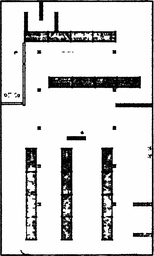
#> input picture map_proj.pgm, 154 x 256 px, shrunk from 607 x 1006 before the run
$ python bmhs_planner.py
#> lines starting #> are read from the running program, lines starting #| are printed output that depends on the picture; after the words box and inside, x2 and y2 are one past the last pixel; in counts of white or black regions, pixels touching at a corner belong together
import cv2
import numpy as np
import argparse
import math
import heapq
import random
import time
import concurrent.futures

class MapProcessor:
    def __init__(self, map_path, resolution, vehicle_width, vehicle_length, inflation_radius=None):
        self.resolution = resolution
        self.map_img = cv2.imread(map_path, cv2.IMREAD_GRAYSCALE)
        if self.map_img is None:
            raise ValueError(f"Could not read map at {map_path}")

        _, self.binary_map = cv2.threshold(self.map_img, 200, 255, cv2.THRESH_BINARY)

        inf_rad = inflation_radius if inflation_radius is not None else max(vehicle_width, vehicle_length) / 2.0
        self.inflation_px = int(math.ceil(inf_rad / self.resolution))

        if self.inflation_px > 0:
            kernel_size = self.inflation_px * 2 + 1
            kernel = cv2.getStructuringElement(cv2.MORPH_ELLIPSE, (kernel_size, kernel_size))
            self.inflated_map = cv2.erode(self.binary_map, kernel, iterations=1)
        else:
            self.inflated_map = self.binary_map.copy()

        self.height, self.width = self.inflated_map.shape
        self.clearance_map = cv2.distanceTransform(self.inflated_map, cv2.DIST_L2, 5)

    def is_valid(self, x, y):
        ix, iy = int(x), int(y)
        if 0 <= ix < self.width and 0 <= iy < self.height:
            return self.inflated_map[iy, ix] == 255
        return False

    def get_random_valid_point(self):
        while True:
            x = random.randint(0, self.width - 1)
            y = random.randint(0, self.height - 1)
            if self.is_valid(x, y):
                theta = random.uniform(-math.pi, math.pi)
                return (x, y, theta)

class VehicleKinematics:
    def __init__(self, v_type, turning_radius, resolution):
        self.v_type = v_type.lower()
        self.tr_px = turning_radius / resolution
        self.resolution = resolution
        self.step_size_px = max(2.0, 0.25 / resolution) # e.g. 5 pixels for 0.05m res
        self.theta_bins = 72

    def state_to_grid(self, state):
        x, y, theta = state
        # Wrap theta between 0 and 2*pi
        th = (theta + 2*math.pi) % (2*math.pi)
        th_bin = int(round(th / (2*math.pi / self.theta_bins))) % self.theta_bins

        # Bin x and y by a fraction of step size to allow intersection between trees
        bin_size = max(1.0, self.step_size_px * 0.5)
        return (int(x / bin_size), int(y / bin_size), th_bin)

    def get_primitives(self, state, clearance_map, reverse=False):
        x, y, theta = state
        primitives = []

        if self.v_type == 'ackermann':
            max_delta_theta = self.step_size_px / self.tr_px if self.tr_px > 0 else 0.5
            steerings = [0, max_delta_theta, -max_delta_theta]
            directions = [1, -1]

            for d in directions:
                for steer in steerings:
                    real_d = d if not reverse else -d

                    new_theta = theta + real_d * steer
                    new_theta = (new_theta + math.pi) % (2 * math.pi) - math.pi

                    new_x = x + real_d * self.step_size_px * math.cos(theta + real_d * steer/2.0)
                    new_y = y + real_d * self.step_size_px * math.sin(theta + real_d * steer/2.0)

                    cost = self.step_size_px * self.resolution

                    # Clearance penalty
                    ix, iy = int(new_x), int(new_y)
                    if 0 <= ix < clearance_map.shape[1] and 0 <= iy < clearance_map.shape[0]:
                        clearance = clearance_map[iy, ix] * self.resolution
                        if clearance < 0.5:
                            cost += 1.5 / (clearance + 0.1)

                    if steer != 0:
                        cost += 1.0 * abs(steer)
                    if d == -1:
                        cost += 5.0 * self.step_size_px * self.resolution

                    primitives.append(((new_x, new_y, new_theta), cost))

        else: # differential
            # Composite "turn-then-move" primitives (forward only):
            # 8 forward directions cover all 360°, no backward needed.
            target_headings = [i * math.pi / 4 for i in range(8)]

            for target_theta in target_headings:
                angle_diff = (target_theta - theta + math.pi) % (2 * math.pi) - math.pi

                real_d = 1 if not reverse else -1

                new_x = x + real_d * self.step_size_px * math.cos(target_theta)
                new_y = y + real_d * self.step_size_px * math.sin(target_theta)

                cost = self.step_size_px * self.resolution

                if abs(angle_diff) > 0.01:
                    cost += 2.0 + 3.0 * abs(angle_diff)

                ix, iy = int(new_x), int(new_y)
                if 0 <= ix < clearance_map.shape[1] and 0 <= iy < clearance_map.shape[0]:
                    clearance = clearance_map[iy, ix] * self.resolution
                    if clearance < 0.5:
                        cost += 1.5 / (clearance + 0.1)

                new_theta = (target_theta + math.pi) % (2 * math.pi) - math.pi
                primitives.append(((new_x, new_y, new_theta), cost))

        return primitives

def euclidean_dist(s1, s2, res):
    return math.hypot(s1[0]-s2[0], s1[1]-s2[1]) * res

def compute_2d_heuristic(map_proc, target_px):
    inflated_map = map_proc.inflated_map
    clearance_map = map_proc.clearance_map
    res = map_proc.resolution

    h, w = inflated_map.shape
    dist = np.full((h, w), np.inf)
    tx, ty = int(target_px[0]), int(target_px[1])

    if not (0 <= tx < w and 0 <= ty < h) or inflated_map[ty, tx] != 255:
        return dist

    dist[ty, tx] = 0.0
    pq = [(0.0, tx, ty)]

    dirs = [(1,0,1), (-1,0,1), (0,1,1), (0,-1,1),
            (1,1,1.414), (-1,1,1.414), (1,-1,1.414), (-1,-1,1.414)]

    while pq:
        d, x, y = heapq.heappop(pq)
        if d > dist[y, x]:
            continue

        for dx, dy, cost in dirs:
            nx, ny = x + dx, y + dy
            if 0 <= nx < w and 0 <= ny < h and inflated_map[ny, nx] == 255:
                clearance = clearance_map[ny, nx] * res
                penalty = 1.0 / (clearance + 0.1) if clearance < 1.0 else 0.0
                new_d = d + cost + penalty
                if new_d < dist[ny, nx]:
                    dist[ny, nx] = new_d
                    heapq.heappush(pq, (new_d, nx, ny))

    return dist * res

class BMHS:
    def __init__(self, map_proc, kinematics):
        self.map_proc = map_proc
        self.kin = kinematics
        self.searched_nodes_f = []
        self.searched_nodes_b = []

    def check_intersection(self, grid, closed_other):
        xg, yg, thg = grid

        if self.kin.v_type == 'differential':
            # For differential, orientation doesn't matter for intersection
            # because the robot can turn in place to match the orientation.
            theta_offsets = range(self.kin.theta_bins)
        else:
            # For ackermann, orientations must closely match for a smooth path
            theta_offsets = [-2, -1, 0, 1, 2]

        for dx in [-1, 0, 1]:
            for dy in [-1, 0, 1]:
                for dth in theta_offsets:
                    chk_th = (thg + dth) % self.kin.theta_bins
                    chk_grid = (xg + dx, yg + dy, chk_th)
                    if chk_grid in closed_other:
                        return chk_grid
        return None

    def plan(self, start, goal):
        print("Precomputing 2D heuristics (this may take a few seconds)...")

        t0 = time.time()

        with concurrent.futures.ProcessPoolExecutor(max_workers=2) as executor:
            future_goal = executor.submit(compute_2d_heuristic, self.map_proc, goal)
            future_start = executor.submit(compute_2d_heuristic, self.map_proc, start)

            h2d_goal = future_goal.result()
            t1 = time.time()
            print(f"[Timer] Heuristic 1 (Goal) parallel calculation complete: {t1 - t0:.4f}s")

            h2d_start = future_start.result()
            t2 = time.time()
            print(f"[Timer] Heuristic 2 (Start) parallel calculation complete: {t2 - t1:.4f}s")
            print(f"[Timer] Total Heuristic calculation time: {t2 - t0:.4f}s")

        open_f = []
        open_b = []

        closed_f = {}
        closed_b = {}

        came_from_f = {}
        came_from_b = {}

        g_f = {self.kin.state_to_grid(start): 0}
        g_b = {self.kin.state_to_grid(goal): 0}

        # Multi-heuristic simple combination (f = g + w1*h1 + w2*h2)
        # We just use a slightly weighted heuristic to speed it up like WA*
        weight = 1.5

        start_ix, start_iy = int(start[0]), int(start[1])
        goal_ix, goal_iy = int(goal[0]), int(goal[1])

        h_f = h2d_goal[start_iy, start_ix] if 0 <= start_iy < self.map_proc.height and 0 <= start_ix < self.map_proc.width else euclidean_dist(start, goal, self.map_proc.resolution)
        heapq.heappush(open_f, (weight * h_f, 0, start))
        came_from_f[self.kin.state_to_grid(start)] = (None, start)

        h_b = h2d_start[goal_iy, goal_ix] if 0 <= goal_iy < self.map_proc.height and 0 <= goal_ix < self.map_proc.width else euclidean_dist(goal, start, self.map_proc.resolution)
        heapq.heappush(open_b, (weight * h_b, 0, goal))
        came_from_b[self.kin.state_to_grid(goal)] = (None, goal)

        intersect_node_grid_f = None
        intersect_node_grid_b = None
        intersect_state_f = None
        intersect_state_b = None

        max_iters = 500000
        iters = 0
        kin_calc_time = 0.0

        t_search_start = time.time()

        while open_f and open_b and iters < max_iters:
            iters += 1

            # Expand Forward
            if open_f:
                _, curr_g_f, curr_state_f = heapq.heappop(open_f)
                grid_f = self.kin.state_to_grid(curr_state_f)

                if grid_f in closed_f:
                    pass
                else:
                    closed_f[grid_f] = curr_state_f
                    self.searched_nodes_f.append(curr_state_f)

                    chk_res = self.check_intersection(grid_f, closed_b)
                    if chk_res is not None:
                        intersect_node_grid_f = grid_f
                        intersect_node_grid_b = chk_res
                        intersect_state_f = curr_state_f
                        intersect_state_b = closed_b[chk_res]
                        break

                    tk0 = time.time()
                    primitives_f = self.kin.get_primitives(curr_state_f, self.map_proc.clearance_map, reverse=False)
                    kin_calc_time += time.time() - tk0

                    for next_state, step_cost in primitives_f:
                        if not self.map_proc.is_valid(next_state[0], next_state[1]):
                            continue

                        next_grid = self.kin.state_to_grid(next_state)
                        new_g = curr_g_f + step_cost

                        if next_grid not in g_f or new_g < g_f[next_grid]:
                            g_f[next_grid] = new_g
                            nix, niy = int(next_state[0]), int(next_state[1])
                            if 0 <= nix < self.map_proc.width and 0 <= niy < self.map_proc.height:
                                h = h2d_goal[niy, nix]
                            else:
                                h = euclidean_dist(next_state, goal, self.map_proc.resolution)

                            f = new_g + weight * h
                            heapq.heappush(open_f, (f, new_g, next_state))
                            came_from_f[next_grid] = (grid_f, next_state)

            # Expand Backward
            if open_b:
                _, curr_g_b, curr_state_b = heapq.heappop(open_b)
                grid_b = self.kin.state_to_grid(curr_state_b)

                if grid_b in closed_b:
                    pass
                else:
                    closed_b[grid_b] = curr_state_b
                    self.searched_nodes_b.append(curr_state_b)

                    chk_res = self.check_intersection(grid_b, closed_f)
                    if chk_res is not None:
                        intersect_node_grid_f = chk_res
                        intersect_node_grid_b = grid_b
                        intersect_state_f = closed_f[chk_res]
                        intersect_state_b = curr_state_b
                        break

                    tk0 = time.time()
                    primitives_b = self.kin.get_primitives(curr_state_b, self.map_proc.clearance_map, reverse=True)
                    kin_calc_time += time.time() - tk0

                    for next_state, step_cost in primitives_b:
                        if not self.map_proc.is_valid(next_state[0], next_state[1]):
                            continue

                        next_grid = self.kin.state_to_grid(next_state)
                        new_g = curr_g_b + step_cost

                        if next_grid not in g_b or new_g < g_b[next_grid]:
                            g_b[next_grid] = new_g
                            nix, niy = int(next_state[0]), int(next_state[1])
                            if 0 <= nix < self.map_proc.width and 0 <= niy < self.map_proc.height:
                                h = h2d_start[niy, nix]
                            else:
                                h = euclidean_dist(next_state, start, self.map_proc.resolution)

                            f = new_g + weight * h
                            heapq.heappush(open_b, (f, new_g, next_state))
                            came_from_b[next_grid] = (grid_b, next_state)

        t_search_end = time.time()
        print(f"[Timer] Forward and backward search converge time: {t_search_end - t_search_start:.4f}s")
        print(f"[Timer] Accumulated kinematic cost calculation time: {kin_calc_time:.4f}s")

        if intersect_node_grid_f is None:
            print(f"Failed to find a path. Iterations: {iters}")
            return None

        print(f"Path found. Intersected at grids {intersect_node_grid_f} & {intersect_node_grid_b} after {iters} iterations.")

        # Reconstruct path
        path_f = []
        curr = intersect_node_grid_f
        while curr is not None and curr in came_from_f:
            parent_grid, state = came_from_f[curr]
            path_f.append(state)
            curr = parent_grid
        path_f.reverse()

        path_b = []
        curr = intersect_node_grid_b
        # Skip the intersection node itself for backward part so we don't duplicate
        if curr in came_from_b:
            parent_grid, state = came_from_b[curr]
            # Since the nodes didn't match perfectly, include the state of intersection for b
            path_b.append(intersect_state_b)
            curr = parent_grid

        while curr is not None and curr in came_from_b:
            parent_grid, state = came_from_b[curr]
            path_b.append(state)
            curr = parent_grid

        raw_path = path_f + path_b
        simplified = self.simplify_path(raw_path)
        print(f"Path simplified: {len(raw_path)} waypoints -> {len(simplified)} waypoints")

        if self.kin.v_type == 'ackermann' and len(simplified) > 2:
            smoothed = self.smooth_path_ackermann(simplified)
            print(f"Path smoothed for ackermann: {len(simplified)} waypoints -> {len(smoothed)} waypoints")
            return smoothed

        return simplified

    # [52 lines left out: function smooth_path_ackermann, not called in this run]

    def has_line_of_sight(self, x0, y0, x1, y1, min_clearance_m=0.3):
        """Bresenham line check with clearance enforcement."""
        ix0, iy0 = int(x0), int(y0)
        ix1, iy1 = int(x1), int(y1)
        clearance_map = self.map_proc.clearance_map
        res = self.map_proc.resolution
        dx = abs(ix1 - ix0)
        dy = abs(iy1 - iy0)
        sx = 1 if ix0 < ix1 else -1
        sy = 1 if iy0 < iy1 else -1
        err = dx - dy
        while True:
            if not self.map_proc.is_valid(ix0, iy0):
                return False
            if 0 <= ix0 < clearance_map.shape[1] and 0 <= iy0 < clearance_map.shape[0]:
                if clearance_map[iy0, ix0] * res < min_clearance_m:
                    return False
            if ix0 == ix1 and iy0 == iy1:
                break
            e2 = 2 * err
            if e2 > -dy:
                err -= dy
                ix0 += sx
            if e2 < dx:
                err += dx
                iy0 += sy
        return True

    def simplify_path(self, path):
        """Remove unnecessary waypoints by checking line-of-sight with clearance."""
        if not path or len(path) <= 2:
            return path
        simplified = [path[0]]
        i = 0
        while i < len(path) - 1:
            farthest = i + 1
            for j in range(len(path) - 1, i, -1):
                if self.has_line_of_sight(path[i][0], path[i][1], path[j][0], path[j][1]):
                    farthest = j
                    break
            dx = path[farthest][0] - path[i][0]
            dy = path[farthest][1] - path[i][1]
            heading = math.atan2(dy, dx)
            simplified[-1] = (simplified[-1][0], simplified[-1][1], heading)
            simplified.append((path[farthest][0], path[farthest][1], path[farthest][2]))
            i = farthest
        return simplified

def visualize(map_proc, searched_f, searched_b, path, start, goal, save_opt=False):
    # Create color map
    vis_img = cv2.cvtColor(map_proc.map_img, cv2.COLOR_GRAY2BGR)

    # Draw inflated obstacles in red (overlay)
    inflated_overlay = np.zeros_like(vis_img)
    inflated_overlay[map_proc.inflated_map == 0] = [0, 0, 255] # Red
    cv2.addWeighted(vis_img, 0.7, inflated_overlay, 0.3, 0, vis_img)

    # Draw searched nodes F (cyan)
    for state in searched_f:
        cv2.circle(vis_img, (int(state[0]), int(state[1])), 1, (255, 255, 0), -1)

    # Draw searched nodes B (magenta)
    for state in searched_b:
        cv2.circle(vis_img, (int(state[0]), int(state[1])), 1, (255, 0, 255), -1)

    # Draw path (green)
    if path:
        for i in range(len(path)-1):
            pt1 = (int(path[i][0]), int(path[i][1]))
            pt2 = (int(path[i+1][0]), int(path[i+1][1]))
            cv2.line(vis_img, pt1, pt2, (0, 255, 0), 2)

    # Draw start and goal
    cv2.circle(vis_img, (int(start[0]), int(start[1])), 5, (255, 0, 0), -1) # Blue start
    cv2.circle(vis_img, (int(goal[0]), int(goal[1])), 5, (0, 0, 255), -1)   # Red goal

    # Add orientation vectors
    def draw_arrow(pt, theta, color):
        p1 = (int(pt[0]), int(pt[1]))
        p2 = (int(pt[0] + 15*math.cos(theta)), int(pt[1] + 15*math.sin(theta)))
        cv2.arrowedLine(vis_img, p1, p2, color, 2, tipLength=0.3)

    draw_arrow(start, start[2], (255, 0, 0))
    draw_arrow(goal, goal[2], (0, 0, 255))

    cv2.imshow("BMHS Path Planner", vis_img)
    print("Press any key to close the visualization...")
    cv2.waitKey(0)
    cv2.destroyAllWindows()

    if save_opt:
        cv2.imwrite("planned_path.png", vis_img)
        print("Saved visualization to planned_path.png")

def main():
    parser = argparse.ArgumentParser(description="BMHS Path Planner")
    parser.add_argument('--map', type=str, default='map_proj.pgm', help='Path to PGM map')
    parser.add_argument('--res', type=float, default=0.05, help='Map resolution (m/pixel)')
    parser.add_argument('--vtype', type=str, default='differential', choices=['ackermann', 'differential'], help='Vehicle kinematics type')
    parser.add_argument('--width', type=float, default=1.0, help='Vehicle width (m)')
    parser.add_argument('--length', type=float, default=1.0, help='Vehicle length (m)')
    parser.add_argument('--inflation', type=float, default=0.3, help='Obstacle inflation radius (m)')

    parser.add_argument('--auto', action='store_true', help='Auto generate random start and goal')
    parser.add_argument('--start', type=float, nargs=3, help='Start state (x, y, theta_rad) in meters')
    parser.add_argument('--goal', type=float, nargs=3, help='Goal state (x, y, theta_rad) in meters')
    parser.add_argument('--save', action='store_true', help='Save output image')

    args = parser.parse_args()

    t0 = time.time()
    map_proc = MapProcessor(args.map, args.res, args.width, args.length, args.inflation)
#> in __init__, self.map_img is the input picture: shape (256, 154); min 0, max 255, mean 214.4
#> in __init__, `_, self.binary_map = cv2.threshold(self.map_img, 200, 255, cv2.THRESH_..`:
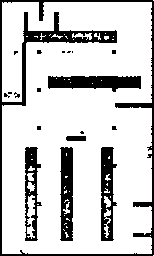
#> self.binary_map: shape (256, 154); 80.6% white; 19 black regions (13 under 20 px), largest, box (x1, y1, x2, y2) and area: (0, 0, 154, 256) 3518, (48, 76, 141, 92) 1099, (60, 147, 73, 241) 1029, (101, 147, 117, 241) 959, (25, 147, 42, 241) 783, (66, 136, 86, 141) 98
#> in __init__, `self.inflated_map = cv2.erode(self.binary_map, kernel, iterations=1)`:
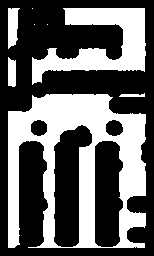
#> self.inflated_map: shape (256, 154); 39.1% white; 8 white regions (3 under 20 px), largest, box (x1, y1, x2, y2) and area: (8, 94, 146, 248) 10785, (32, 8, 146, 85) 3978, (8, 8, 20, 49) 366, (8, 57, 16, 87) 216, (119, 93, 145, 97) 74
#> in __init__, `self.clearance_map = cv2.distanceTransform(self.inflated_map, cv2.DIST..`:
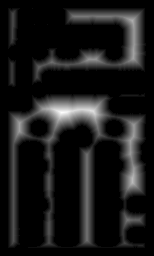
#> self.clearance_map: shape (256, 154) float32; min 0, max 19, mean 1.88; drawn with min black and max white
    print(f"[Timer] Map loading & processing: {time.time() - t0:.4f}s")

    if args.vtype == 'ackermann':
        # Assume a standard max steering angle of 30 degrees (approx 0.523 rad)
        # R = L / tan(max_steer)
        tr = args.length / math.tan(math.radians(30))
        print(f"Computed minimum turning radius for ackermann: {tr:.2f}m")
    else:
        tr = 0.0

    kinematics = VehicleKinematics(args.vtype, tr, args.res)

    if args.auto:
        start_px = map_proc.get_random_valid_point()
        goal_px = map_proc.get_random_valid_point()
    else:
        if args.start and args.goal:
            start_px = (args.start[0]/args.res, args.start[1]/args.res, args.start[2])
            goal_px = (args.goal[0]/args.res, args.goal[1]/args.res, args.goal[2])
        else:
            print("No start/goal provided. Using --auto to generate.")
            start_px = map_proc.get_random_valid_point()
#> the loop in get_random_valid_point, `while True:` made 2 passes
#> (x, ix in is_valid, iy in is_valid, theta) on pass 2: (10, 10, 132, 2.92)
#> start_px = (10, 132, 2.92)
            goal_px = map_proc.get_random_valid_point()
#> the loop in get_random_valid_point, `while True:` made 1 pass
#> theta on pass 1: 2.63
#> goal_px = (124, 207, 2.63)

    if not map_proc.is_valid(start_px[0], start_px[1]):
        print("Error: Start position is invalid (collision or out of bounds).")
        return
    if not map_proc.is_valid(goal_px[0], goal_px[1]):
        print("Error: Goal position is invalid (collision or out of bounds).")
        return

    print(f"Start: ({start_px[0]*args.res:.2f}m, {start_px[1]*args.res:.2f}m, {start_px[2]:.2f}rad)")
#| Start: (0.50m, 6.60m, 2.92rad)
    print(f"Goal: ({goal_px[0]*args.res:.2f}m, {goal_px[1]*args.res:.2f}m, {goal_px[2]:.2f}rad)")
#| Goal: (6.20m, 10.35m, 2.63rad)

    planner = BMHS(map_proc, kinematics)
    print("Planning...")
    path = planner.plan(start_px, goal_px)
#> after the loop in compute_2d_heuristic, `while pq:`:
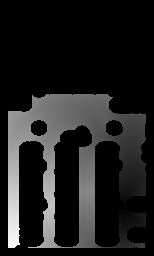
#> dist: shape (256, 154) float64; 72.64% of the values are NaN or infinite; the others: min 0, max 967.9, mean 422.3; drawn with min black, max white, NaN and infinite black
#> (the rest of the program and of its run is left out)
